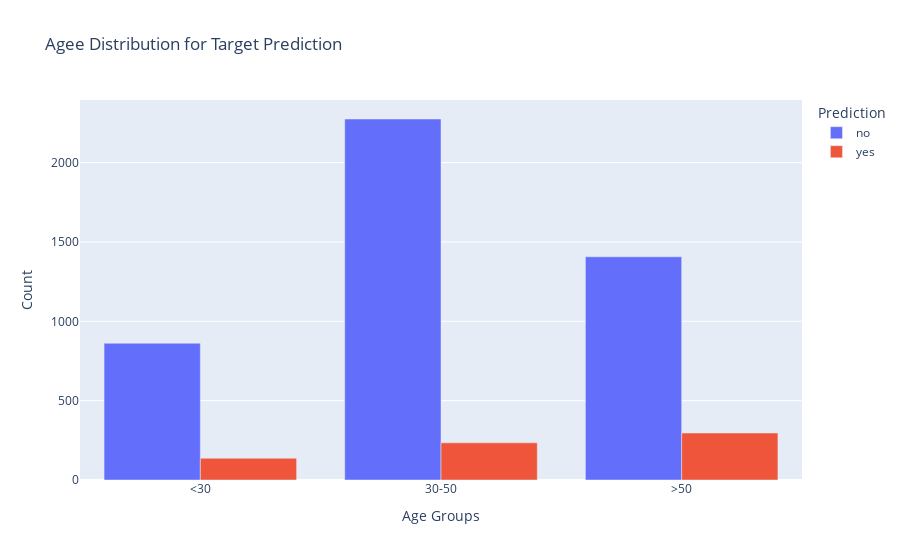

Source (notebook cell):
### Markdown cell above
## Distribution of Age groups

### Code cell
fig = px.bar(distribution_age,
             x=distribution_age.index,
             y=distribution_age.columns,
             barmode="group",
             title="Agee Distribution for Target Prediction",
             labels={'age_group':'Age Groups','value':"Count",'y':'Prediction'})

fig.show()

### Figure 1 — Plotly figure (JSON) as saved in the notebook; plotly's stock layout.template omitted (floating-point values rounded to 4 significant figures)
{"data": [{"alignmentgroup": "True", "hovertemplate": "Prediction=no<br>Age Groups=%{x}<br>Count=%{y}<extra></extra>", "legendgroup": "no", "marker": {"color": "#636efa", "pattern": {"shape": ""}}, "name": "no", "offsetgroup": "no", "orientation": "v", "showlegend": true, "textposition": "auto", "type": "bar", "x": ["<30", "30-50", ">50"], "xaxis": "x", "y": [862, 2275, 1407], "yaxis": "y"}, {"alignmentgroup": "True", "hovertemplate": "Prediction=yes<br>Age Groups=%{x}<br>Count=%{y}<extra></extra>", "legendgroup": "yes", "marker": {"color": "#EF553B", "pattern": {"shape": ""}}, "name": "yes", "offsetgroup": "yes", "orientation": "v", "showlegend": true, "textposition": "auto", "type": "bar", "x": ["<30", "30-50", ">50"], "xaxis": "x", "y": [137, 234, 296], "yaxis": "y"}], "layout": {"autosize": true, "barmode": "group", "legend": {"title": {"text": "Prediction"}, "tracegroupgap": 0}, "title": {"text": "Agee Distribution for Target Prediction"}, "xaxis": {"anchor": "y", "autorange": true, "domain": [0, 1], "range": [-0.5, 2.5], "title": {"text": "Age Groups"}, "type": "category"}, "yaxis": {"anchor": "x", "autorange": true, "domain": [0, 1], "range": [0, 2395.0], "title": {"text": "Count"}, "type": "linear"}}}
